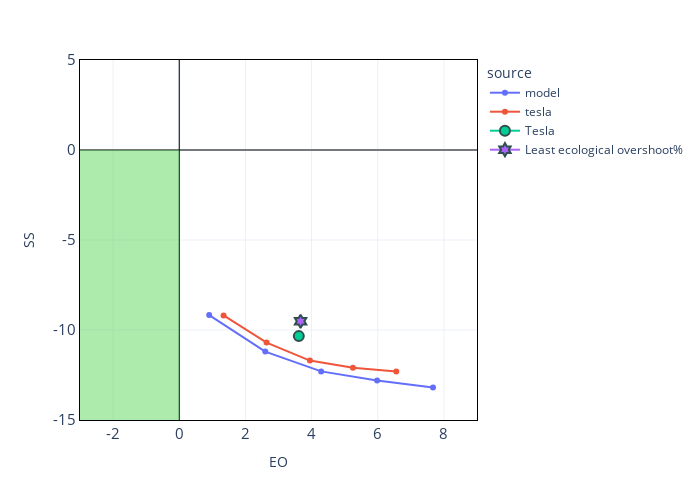

Source (notebook cell):
### Code cell
perato = pd.read_csv('perato_comb.csv')
fig = px.line(perato, x="EO", y="SS", color="source", markers=True, template='plotly_white', width=700, height=500)

fig.add_scatter(x=[tesla_eo],
                y=[tesla_ss],
                marker=dict(
#                     color='black',
                    line=dict(width=2, color="DarkSlateGrey"),
                    size=10
                ),
               name='Tesla')

fig.add_scatter(x=[pct_eo],
                y=[pct_ss],
                marker=dict(
                    line=dict(width=2, color="DarkSlateGrey"),
                    size=10,
                    symbol="hexagram"
                ),
               name='Least ecological overshoot%')


fig.update_xaxes(range=xrange)
fig.update_yaxes(range=yrange)
fig.add_vline(x=0, line_width=1, line_dash="solid", line_color="black")
fig.add_hline(y=0, line_width=1, line_dash="solid", line_color="black")


v = [0, 0, xrange[0], yrange[0], 'limegreen']
fig.add_shape(
    type='rect',
    x0=v[0], y0=v[1], x1=v[2], y1=v[3],
    line=dict(color='black', width=0),
    fillcolor=v[4],
    opacity=0.4
)

fig.update_layout(
    xaxis = dict(
        tickmode = 'array',
        tickvals = [-2e6,0,2e6,4e6,6e6,8e6],
        ticktext = ['-2', '0', '2', '4', '6', '8'],
        tickfont = dict(size=15)
    ),
    yaxis = dict(
        tickmode = 'array',
        tickvals = np.arange(-15e6, 5e6+1, 5e6).tolist(),
        ticktext = ['-15', '-10', '-5', '0', '5'],
        tickfont = dict(size=15)
    )
)


fig.update_xaxes(showline=True, linewidth=1, linecolor='black', mirror=True)
fig.update_yaxes(showline=True, linewidth=1, linecolor='black', mirror=True)

### Figure 1 — Plotly figure (JSON) as saved in the notebook; plotly's stock layout.template omitted (floating-point values rounded to 4 significant figures)
{"data": [{"hovertemplate": "source=model<br>EO=%{x}<br>SS=%{y}<extra></extra>", "legendgroup": "model", "line": {"color": "#636efa", "dash": "solid"}, "marker": {"symbol": "circle"}, "mode": "markers+lines", "name": "model", "orientation": "v", "showlegend": true, "type": "scatter", "x": [905000, 2600000, 4290000, 5980000, 7670000], "xaxis": "x", "y": [-9170000, -11200000, -12300000, -12800000, -13200000], "yaxis": "y"}, {"hovertemplate": "source=tesla<br>EO=%{x}<br>SS=%{y}<extra></extra>", "legendgroup": "tesla", "line": {"color": "#EF553B", "dash": "solid"}, "marker": {"symbol": "circle"}, "mode": "markers+lines", "name": "tesla", "orientation": "v", "showlegend": true, "type": "scatter", "x": [1340000, 2640000, 3950000, 5250000, 6560000], "xaxis": "x", "y": [-9190000, -10700000, -11700000, -12100000, -12300000], "yaxis": "y"}, {"marker": {"line": {"color": "DarkSlateGrey", "width": 2}, "size": 10}, "name": "Tesla", "type": "scatter", "x": [3614000], "y": [-10340000]}, {"marker": {"line": {"color": "DarkSlateGrey", "width": 2}, "size": 10, "symbol": "hexagram"}, "name": "Least ecological overshoot%", "type": "scatter", "x": [3667000], "y": [-9518000]}], "layout": {"height": 500, "legend": {"title": {"text": "source"}, "tracegroupgap": 0}, "margin": {"t": 60}, "shapes": [{"line": {"color": "black", "dash": "solid", "width": 1}, "type": "line", "x0": 0, "x1": 0, "xref": "x", "y0": 0, "y1": 1, "yref": "y domain"}, {"line": {"color": "black", "dash": "solid", "width": 1}, "type": "line", "x0": 0, "x1": 1, "xref": "x domain", "y0": 0, "y1": 0, "yref": "y"}, {"fillcolor": "limegreen", "line": {"color": "black", "width": 0}, "opacity": 0.4, "type": "rect", "x0": 0, "x1": -3000000, "y0": 0, "y1": -15000000}], "width": 700, "xaxis": {"anchor": "y", "domain": [0, 1], "linecolor": "black", "linewidth": 1, "mirror": true, "range": [-3000000, 9000000], "showline": true, "tickfont": {"size": 15}, "tickmode": "array", "ticktext": ["-2", "0", "2", "4", "6", "8"], "tickvals": [-2000000, 0, 2000000, 4000000, 6000000, 8000000], "title": {"text": "EO"}}, "yaxis": {"anchor": "x", "domain": [0, 1], "linecolor": "black", "linewidth": 1, "mirror": true, "range": [-15000000, 5000000], "showline": true, "tickfont": {"size": 15}, "tickmode": "array", "ticktext": ["-15", "-10", "-5", "0", "5"], "tickvals": [-15000000, -10000000, -5000000, 0, 5000000], "title": {"text": "SS"}}}}
